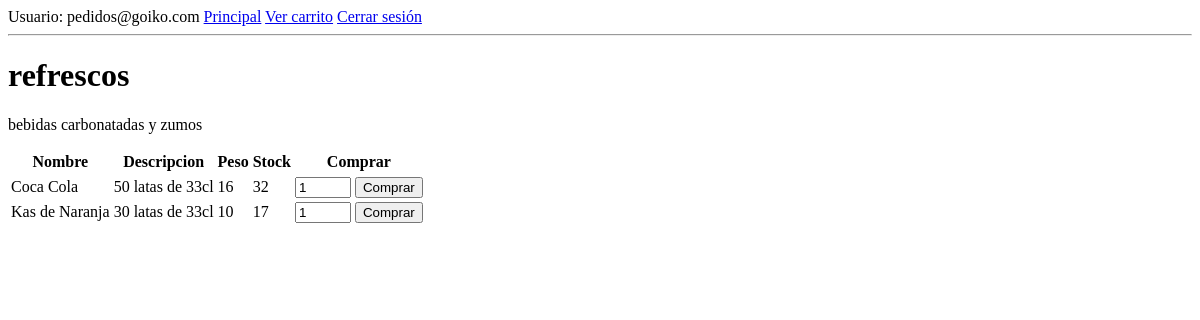
Before: /ud4_pedidos/productos.php?categoria=1 (signed in) with the older database file.
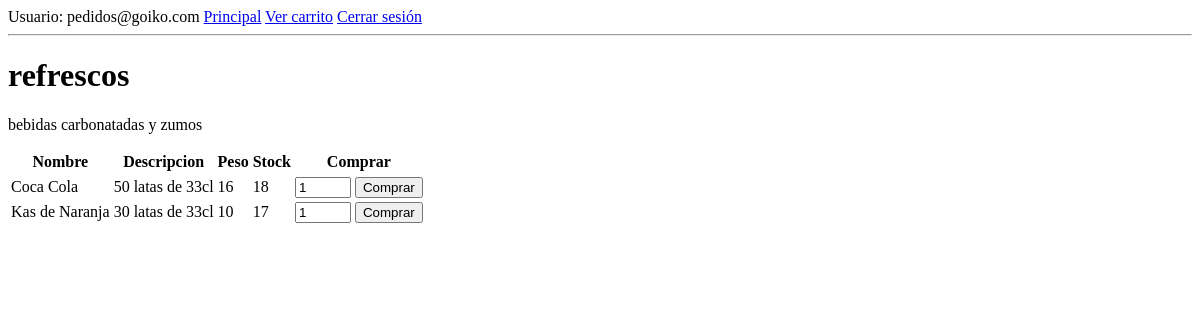
After: the same page with the newer database file.
### tables this page shows
CREATE TABLE `productos` (
  `codigo` int(11) NOT NULL,
  `nombre` varchar(45) NOT NULL,
  `descripcion` varchar(150) NOT NULL,
  `peso` int(11) NOT NULL,
  `stock` int(11) NOT NULL,
  `categoria` int(11) NOT NULL
);

### ud4_pedidos/bd.php (called while the page is built, shortened)
<?php
function obtenerConexion() {
    try {
        $conexion = new PDO("mysql:host=" . DB_HOST . "; dbname=" . DB_NAME . "", DB_USER, DB_PASSWORD);
        $conexion->setAttribute(PDO::ATTR_ERRMODE, PDO::ERRMODE_EXCEPTION);
        $conexion->exec("SET CHARACTER SET " . DB_CHARSET);
        return $conexion;
    } catch (Exception $e) {
        echo $e->GetMessage();
    }
}
function obtenerCategoria($codigo) {
    $conexion = obtenerConexion();
    $sql = "SELECT * FROM categorias WHERE codigo = ?";
    $sentencia = $conexion->prepare($sql);
    $sentencia->execute([$codigo]);
    return $sentencia->fetch(PDO::FETCH_OBJ);
}
function obtenerProductosConStock($categoria) {
    $conexion = obtenerConexion();
    $sql = "SELECT * FROM productos WHERE categoria = ? AND stock!=0";
    $sentencia = $conexion->prepare($sql);
    $sentencia->execute([$categoria]);
    return $sentencia->fetchAll(PDO::FETCH_OBJ);
}

### ud4_pedidos/productos.php (the view, shortened to what this page needs)
<?php
    require_once 'bd.php';
    ?>
<!DOCTYPE html>
<html lang="es">
<head>
</head>
<body>
<?php
    require 'cabecera.php';
    $categoria = obtenerCategoria($_GET['categoria']);
    $productos = obtenerProductosConStock($_GET['categoria']);
    if($productos === FALSE) {
        echo '<p>Esta categoria no tiene productos.</p>';
        echo '<p>Necesitas añadir productos de la categoria <b>' . $categoria->nombre . '</b> en la base de datos.</p>';
    } else {
        echo '<h1>' . $categoria->nombre . '</h1>';
        echo '<p>' . $categoria->descripcion . '</p>';
        echo '<table>';
        echo '<tr><th>Nombre</th><th>Descripcion</th><th>Peso</th><th>Stock</th><th>Comprar</th><tr>';
        foreach ($productos as $producto) {
            $codigo = $producto->codigo;
            $nombre = $producto->nombre;
            $descripcion = $producto->descripcion;
            $peso = $producto->peso;
            $stock = $producto->stock;
            echo "<tr><td>$nombre</td><td>$descripcion</td><td>$peso</td><td>$stock</td>
            <td>
                <form action='añadirProductoCarrito.php' method='post'>
                    <input name='unidades' type='number' min='1' max='$stock' value='1'>
                    <input type='submit' value='Comprar'>
                    <input name='codigo' type='hidden' value='$codigo'>
                    <input name='categoria' type='hidden' value='$categoria->codigo'>
                    <input name='stock' type='hidden' value='$stock'>
                </form>
            </td>
            </tr>";
        }
        echo '</table>';
    }
?>
</body>
</html>

Changed rows visible on the page:
changed productos "Coca Cola": stock "32" → "18"
